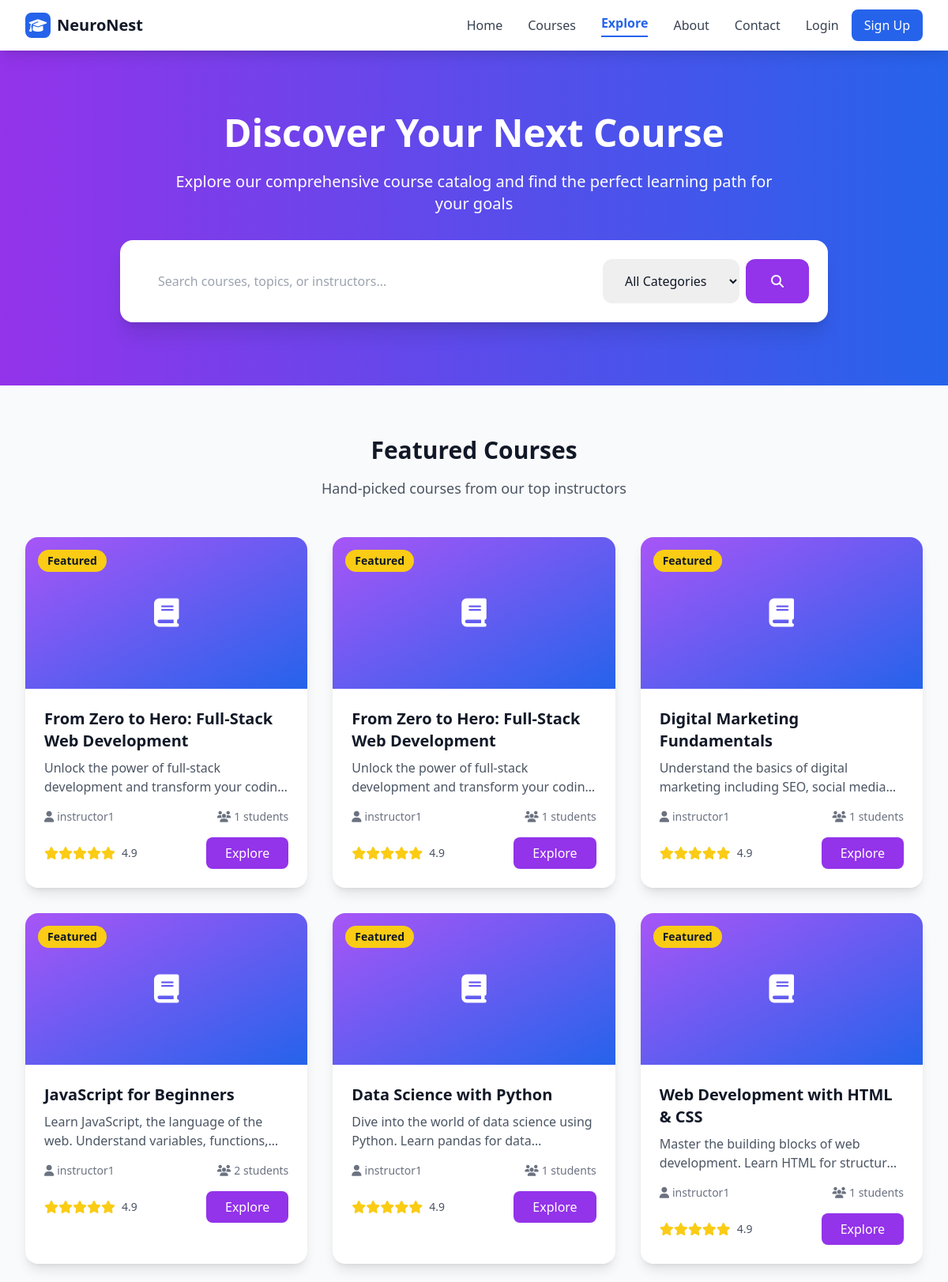
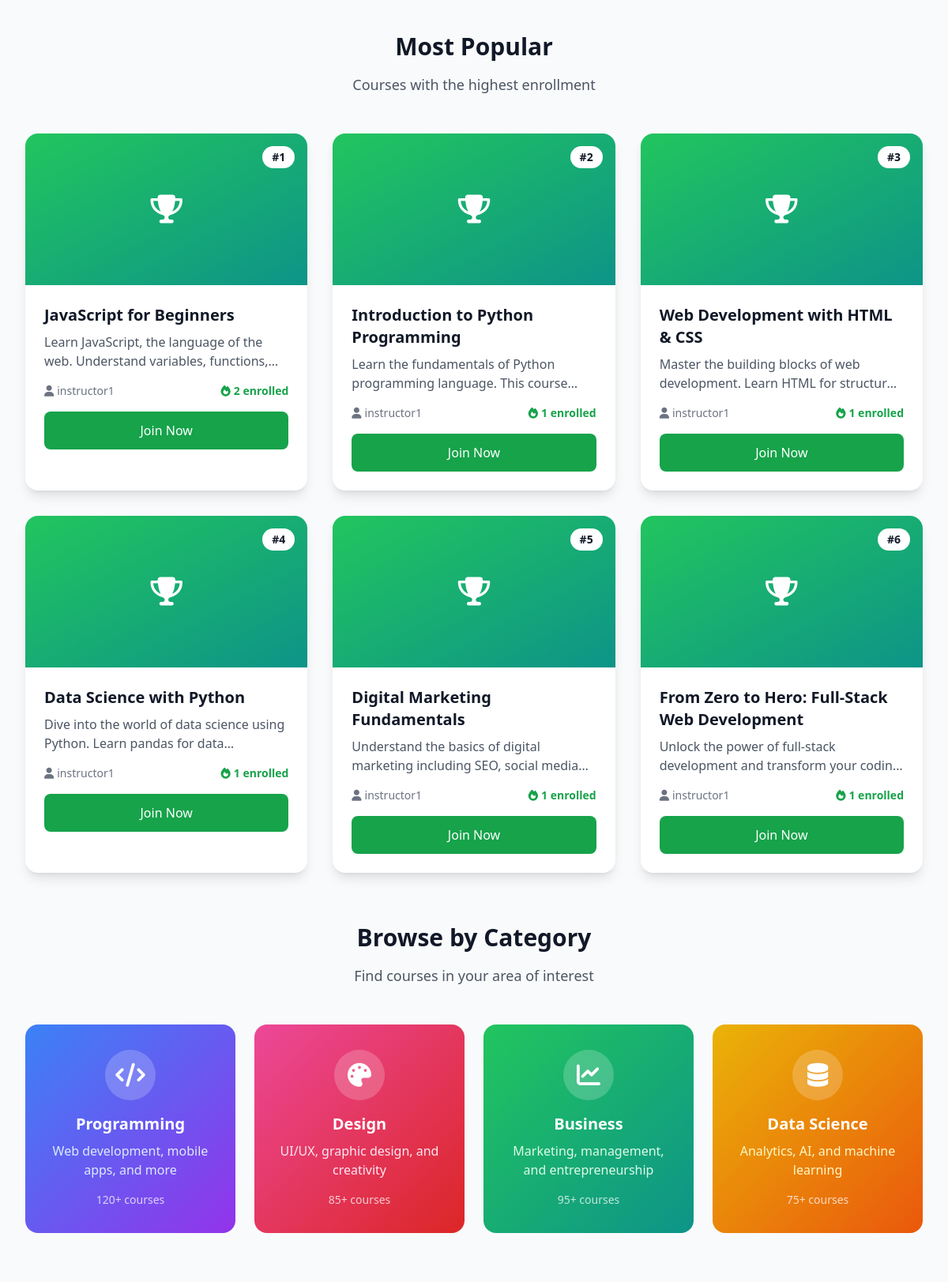
/courses/explore/ (upper part), run on the app's committed database (2 pictures, top to bottom).
### courses/models.py (models this page shows, shortened)
class Course(models.Model):
    CATEGORY_CHOICES = [
        ('programming', 'Programming'),
        ('design', 'Design'),
        ('business', 'Business'),
        ('data_science', 'Data Science'),
        ('marketing', 'Marketing'),
        ('photography', 'Photography'),
        ('music', 'Music'),
        ('language', 'Language'),
        ('health', 'Health & Fitness'),
        ('other', 'Other'),
    ]
    title = models.CharField(max_length=200)
    description = models.TextField(blank=True)
    instructor = models.ForeignKey(User, on_delete=models.CASCADE, limit_choices_to={'role': 'instructor'})
    category = models.CharField(max_length=50, choices=CATEGORY_CHOICES, default='other')
    created_at = models.DateTimeField(auto_now_add=True)

### users/models.py (models this page shows, shortened)
class CustomUser(AbstractUser):
    ROLE_CHOICES = (
        ('student', 'Student'),
        ('instructor', 'Instructor'),
        ('admin', 'Admin'),
    )
    role = models.CharField(max_length=20, choices=ROLE_CHOICES, default='student')

### courses/views.py (the view)
# urls.py: path('explore/', views.course_explorer, name='course_explorer'),
def course_explorer(request):
    courses = Course.objects.all().annotate(
        enrollment_count=Count('enrollment')
    ).order_by('-created_at')
    context = {
        'courses': courses,
        'featured_courses': courses[:6],
        'popular_courses': courses.order_by('-enrollment_count')[:6]
    }
    return render(request, 'courses/course/course_explorer.html', context)

### courses/templates/courses/course/course_explorer.html (shortened to what this page needs)
{% extends 'base/base.html' %}
{% block content %}
<div class="bg-gradient-to-r from-purple-600 to-blue-600 text-white py-20">
    <div class="max-w-7xl mx-auto px-4 sm:px-6 lg:px-8">
        <div class="text-center">
            <h1 class="text-4xl md:text-5xl font-bold mb-6">Discover Your Next Course</h1>
            <p class="text-xl mb-8 max-w-3xl mx-auto">
                Explore our comprehensive course catalog and find the perfect learning path for your goals
            </p>
            <div class="max-w-4xl mx-auto">
                <div class="bg-white rounded-2xl p-6 shadow-xl">
                    <div class="flex flex-col md:flex-row gap-4">
                        <div class="flex-1">
                            <input type="text" placeholder="Search courses, topics, or instructors..."
                                class="w-full px-6 py-4 text-gray-900 rounded-xl border-0 focus:ring-2 focus:ring-purple-500">
                        </div>
                        <div class="flex gap-2">
                            <select
                                class="px-6 py-4 text-gray-900 rounded-xl border-0 focus:ring-2 focus:ring-purple-500">
                                <option>All Categories</option>
                            </select>
                            <button
                                class="bg-purple-600 text-white px-8 py-4 rounded-xl hover:bg-purple-700 transition-colors">
                                <i class="fas fa-search"></i>
                            </button>
                        </div>
                    </div>
                </div>
            </div>
        </div>
    </div>
</div>
<div class="max-w-7xl mx-auto px-4 sm:px-6 lg:px-8 py-16">
    <section class="mb-16">
        <div class="text-center mb-12">
            <h2 class="text-3xl font-bold text-gray-900 dark:text-white mb-4">Featured Courses</h2>
            <p class="text-lg text-gray-600 dark:text-gray-300">Hand-picked courses from our top instructors</p>
        </div>
        <div class="grid grid-cols-1 md:grid-cols-2 lg:grid-cols-3 gap-8">
            {% for course in featured_courses %}
            <div
                class="bg-white dark:bg-gray-800 rounded-2xl shadow-lg overflow-hidden hover:shadow-xl transition-all duration-300 transform hover:-translate-y-1">
                <div
                    class="h-48 bg-gradient-to-br from-purple-500 to-blue-600 flex items-center justify-center relative">
                    <i class="fas fa-book text-white text-4xl"></i>
                    <div
                        class="absolute top-4 left-4 bg-yellow-400 text-gray-900 px-3 py-1 rounded-full text-sm font-semibold">
                        Featured
                    </div>
                </div>
                <div class="p-6">
                    <h3 class="text-xl font-bold text-gray-900 dark:text-white mb-2">{{ course.title }}</h3>
                    <p class="text-gray-600 dark:text-gray-300 mb-4 line-clamp-2">{{ course.description|truncatewords:20 }}</p>
                    <div class="flex items-center justify-between mb-4">
                        <div class="flex items-center text-sm text-gray-500 dark:text-gray-400">
                            <i class="fas fa-user mr-1"></i>
                            <span>{{ course.instructor.username }}</span>
                        </div>
                        <div class="flex items-center text-sm text-gray-500 dark:text-gray-400">
                            <i class="fas fa-users mr-1"></i>
                            <span>{{ course.enrollment_count }} students</span>
                        </div>
                    </div>
                    <div class="flex items-center justify-between">
                        <div class="flex items-center">
                            <div class="flex text-yellow-400 mr-2">
                                <i class="fas fa-star"></i>
                                <i class="fas fa-star"></i>
                                <i class="fas fa-star"></i>
                                <i class="fas fa-star"></i>
                                <i class="fas fa-star"></i>
                            </div>
                            <span class="text-sm text-gray-600 dark:text-gray-300">4.9</span>
                        </div>
                        <a href="{% url 'courses:course_detail' course.id %}"
                            class="bg-purple-600 text-white px-6 py-2 rounded-lg hover:bg-purple-700 transition-colors">
                            Explore
                        </a>
                    </div>
                </div>
            </div>
            {% endfor %}
        </div>
    </section>
    <section class="mb-16">
        <div class="text-center mb-12">
            <h2 class="text-3xl font-bold text-gray-900 dark:text-white mb-4">Most Popular</h2>
            <p class="text-lg text-gray-600 dark:text-gray-300">Courses with the highest enrollment</p>
        </div>
        <div class="grid grid-cols-1 md:grid-cols-2 lg:grid-cols-3 gap-8">
            {% for course in popular_courses %}
            <div
                class="bg-white dark:bg-gray-800 rounded-2xl shadow-lg overflow-hidden hover:shadow-xl transition-all duration-300">
                <div
                    class="h-48 bg-gradient-to-br from-green-500 to-teal-600 flex items-center justify-center relative">
                    <i class="fas fa-trophy text-white text-4xl"></i>
                    <div
                        class="absolute top-4 right-4 bg-white dark:bg-gray-800 rounded-full px-3 py-1 text-sm font-semibold text-gray-900 dark:text-white">
                        #{{ forloop.counter }}
                    </div>
                </div>
                <div class="p-6">
                    <h3 class="text-xl font-bold text-gray-900 dark:text-white mb-2">{{ course.title }}</h3>
                    <p class="text-gray-600 dark:text-gray-300 mb-4 line-clamp-2">{{ course.description|truncatewords:20 }}</p>
                    <div class="flex items-center justify-between mb-4">
                        <div class="flex items-center text-sm text-gray-500 dark:text-gray-400">
                            <i class="fas fa-user mr-1"></i>
                            <span>{{ course.instructor.username }}</span>
                        </div>
                        <div class="flex items-center text-sm text-green-600 dark:text-green-400 font-semibold">
                            <i class="fas fa-fire mr-1"></i>
                            <span>{{ course.enrollment_count }} enrolled</span>
                        </div>
                    </div>
                    <a href="{% url 'courses:course_detail' course.id %}"
                        class="w-full bg-green-600 text-white py-3 rounded-lg hover:bg-green-700 transition-colors text-center block">
                        Join Now
                    </a>
                </div>
            </div>
            {% endfor %}
        </div>
    </section>
    <section class="mb-16">
        <div class="text-center mb-12">
            <h2 class="text-3xl font-bold text-gray-900 dark:text-white mb-4">Browse by Category</h2>
            <p class="text-lg text-gray-600 dark:text-gray-300">Find courses in your area of interest</p>
        </div>
        <div class="grid grid-cols-1 md:grid-cols-2 lg:grid-cols-4 gap-6">
            <div
                class="bg-gradient-to-br from-blue-500 to-purple-600 rounded-2xl p-8 text-white text-center hover:shadow-xl transition-all duration-300 transform hover:-translate-y-1 cursor-pointer">
                <div
                    class="w-16 h-16 bg-white bg-opacity-20 rounded-full flex items-center justify-center mx-auto mb-4">
                    <i class="fas fa-code text-3xl"></i>
                </div>
                <h3 class="text-xl font-bold mb-2">Programming</h3>
                <p class="text-blue-100 mb-4">Web development, mobile apps, and more</p>
                <div class="text-sm opacity-75">120+ courses</div>
            </div>
            <div
                class="bg-gradient-to-br from-pink-500 to-red-600 rounded-2xl p-8 text-white text-center hover:shadow-xl transition-all duration-300 transform hover:-translate-y-1 cursor-pointer">
                <div
                    class="w-16 h-16 bg-white bg-opacity-20 rounded-full flex items-center justify-center mx-auto mb-4">
                    <i class="fas fa-palette text-3xl"></i>
                </div>
                <h3 class="text-xl font-bold mb-2">Design</h3>
                <p class="text-pink-100 mb-4">UI/UX, graphic design, and creativity</p>
                <div class="text-sm opacity-75">85+ courses</div>
            </div>
            <div
                class="bg-gradient-to-br from-green-500 to-teal-600 rounded-2xl p-8 text-white text-center hover:shadow-xl transition-all duration-300 transform hover:-translate-y-1 cursor-pointer">
                <div
                    class="w-16 h-16 bg-white bg-opacity-20 rounded-full flex items-center justify-center mx-auto mb-4">
                    <i class="fas fa-chart-line text-3xl"></i>
                </div>
                <h3 class="text-xl font-bold mb-2">Business</h3>
                <p class="text-green-100 mb-4">Marketing, management, and entrepreneurship</p>
                <div class="text-sm opacity-75">95+ courses</div>
            </div>
            <div
                class="bg-gradient-to-br from-yellow-500 to-orange-600 rounded-2xl p-8 text-white text-center hover:shadow-xl transition-all duration-300 transform hover:-translate-y-1 cursor-pointer">
                <div
                    class="w-16 h-16 bg-white bg-opacity-20 rounded-full flex items-center justify-center mx-auto mb-4">
                    <i class="fas fa-database text-3xl"></i>
                </div>
                <h3 class="text-xl font-bold mb-2">Data Science</h3>
                <p class="text-yellow-100 mb-4">Analytics, AI, and machine learning</p>
                <div class="text-sm opacity-75">75+ courses</div>
            </div>
        </div>
    </section>
</div>
{% endblock %}

### data on the page
Course: title "From Zero to Hero: Full-Stack Web Development", description "Unlock the power of full-stack development and transform your…", instructor.username "instructor1", enrollment_count "1"
Course: title "From Zero to Hero: Full-Stack Web Development", description "Unlock the power of full-stack development and transform your…", instructor.username "instructor1", enrollment_count "1"
Course: title "Digital Marketing Fundamentals", description "Understand the basics of digital marketing including SEO, social…", instructor.username "instructor1", enrollment_count "1"
Course: title "JavaScript for Beginners", description "Learn JavaScript, the language of the web. Understand variables,…", instructor.username "instructor1", enrollment_count "2"
Course: title "Data Science with Python", description "Dive into the world of data science using Python. Learn pandas for…", instructor.username "instructor1", enrollment_count "1"
Course: title "Web Development with HTML & CSS", description "Master the building blocks of web development. Learn HTML for…", instructor.username "instructor1", enrollment_count "1"
Course: title "Introduction to Python Programming", description "Learn the fundamentals of Python programming language. This…", instructor.username "instructor1", enrollment_count "1"
